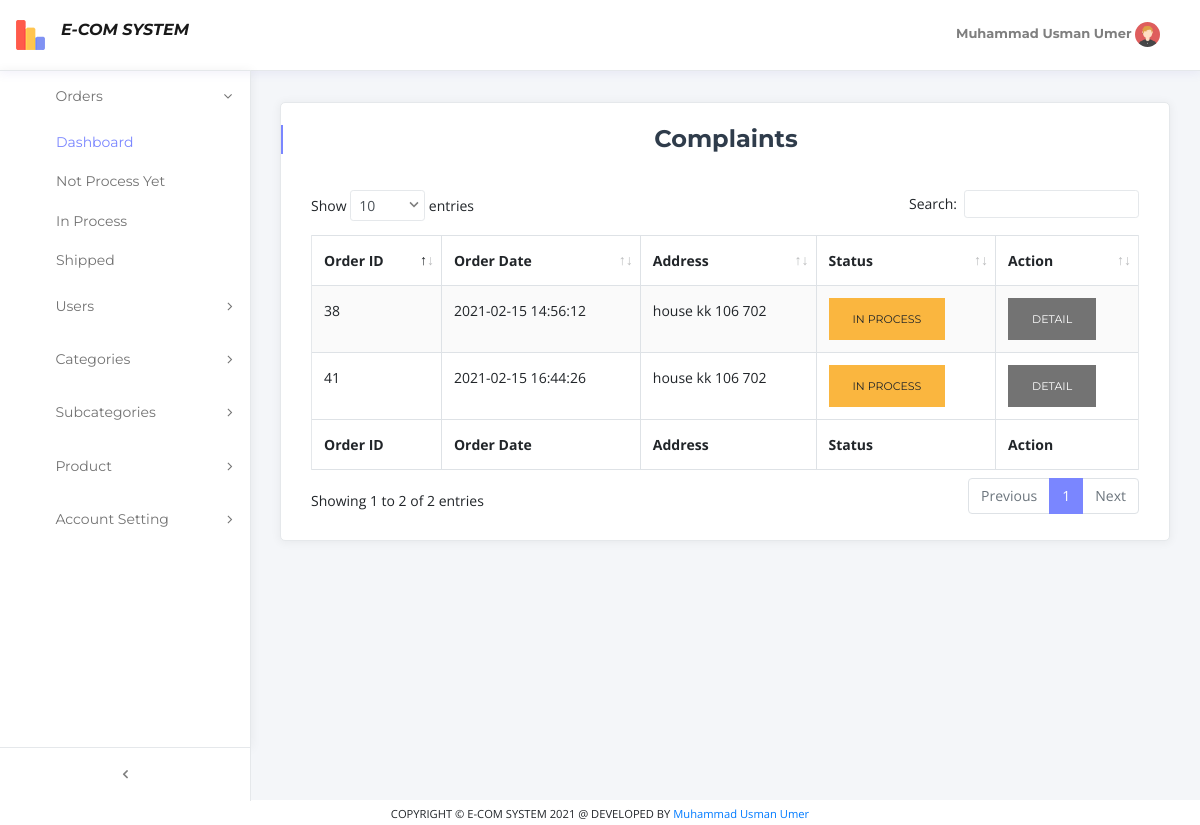
Page /inprocessorder.php (signed in) on the committed database.
### tables this page shows
CREATE TABLE `order` (
  `order_id` int(255) NOT NULL,
  `order_date` datetime NOT NULL DEFAULT current_timestamp(),
  `user_id` int(255) NOT NULL,
  `address` varchar(255) NOT NULL,
  `status` varchar(255) NOT NULL,
  `phone` varchar(255) NOT NULL,
  `name` varchar(255) NOT NULL,
  `payment` varchar(255) NOT NULL
);

### config/dbconfig.php (called while the page is built, shortened)
<?php
require_once('./config/operationsorder.php');
class dbconfig
{
    public function db_connect()
    {
        $this->connection = mysqli_connect('localhost', 'root', '', 'e-com');
    }
}

### config/operationsorder.php (called while the page is built, shortened)
<?php
require_once('./config/dbconfig.php');
$db = new dbconfig();
class operationsorder extends dbconfig
{
    public function view_recordinprocess()
    {
        global $db;
        $query = "SELECT * FROM `order` WHERE  order.status ='inprocess' ";
            $result = mysqli_query($db->connection, $query);
            return $result;
    }
}
?>

### inprocessorder.php (the view, shortened to what this page needs)
<?php
require_once("header.php");
require_once('./config/dbconfig.php');
$db = new operationsorder();
$result=$db->view_recordinprocess();
?>
<div class="content-wrapper">
    <div class="container-fluid">
        <div class="row">
            <div class="col-xl-12">
                <div class="card card-shadow mb-4">
                    <div class="card-header border-0">
                        <div class="custom-title-wrap bar-primary">
                            <div class="custom-title text-center">
                                <h3>Complaints</h3>
                            </div>
                        </div>
                    </div>
                    <div class="card-body- pt-3 pb-4">
                        <div class="table-responsive">
                            <table id="data_table" class="table table-bordered table-striped" cellspacing="0">
                                <thead>
                                    <tr>
                                        <th>Order ID</th>
                                        <th> Order Date</th>
                                        <th>Address</th>
                                        <th>Status</th>
                                        <th>Action</th>
                                    </tr>
                                </thead>
                                <tfoot>
                                    <tr>
                                        <th>Order ID</th>
                                        <th> Order Date</th>
                                        <th>Address</th>
                                        <th>Status</th>
                                        <th>Action</th>
                                    </tr>
                                </tfoot>
                                <tbody>
                                    <?php
                                    while ($data = mysqli_fetch_assoc($result)) {
                                    ?>
                                        <td><?php echo $data['order_id']; ?></td>
                                        <td><?php echo $data['order_date'] ?></td>
                                        <td><?php echo $data['address'] ?></td>
                                        <td><button type="button" class="btn btn-warning rounded-0">In Process</button></td>
                                        <td><a href="orderdetail.php?O_ID=<?php echo $data['order_id'] ?>" class="btn btn-secondary rounded-0">Detail</a></td>
                                    <?php
                                    }
                                    ?>
                                </tbody>
                            </table>
                        </div>
                    </div>
                </div>
            </div>
        </div>
    </div>
</div>
<?php
require_once("footer.php");
?>

### rows in the picture
order: order_id "38", order_date "2021-02-15 14:56:12", address "house kk 106 702"
order: order_id "41", order_date "2021-02-15 16:44:26", address "house kk 106 702"

### other values in the picture
$_SESSION["adminname"] "Muhammad Usman Umer"
